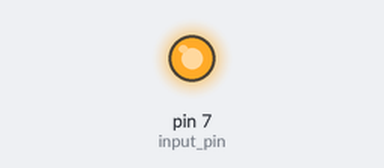
Recording of a sketch running on a simulated Arduino Uno, built with avr-gcc and run on an emulated ATmega328P. Parts: output pins drawn as LEDs (lit = HIGH).

Above: at 0.2 s.
At 20.2 s:
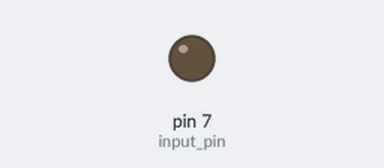
Timing chart, 0 to 22.1 s (numbered marks = the images above):
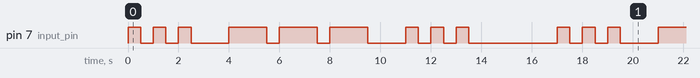

Measured:
- by itself, pin 7 (input_pin): repeats every 17.0 s: 2 × (LOW 0.50 s, HIGH 0.50 s), LOW 1.5 s, 2 × (HIGH 1.5 s, LOW 0.50 s), HIGH 1.5 s, LOW 1.5 s, 2 × (HIGH 0.50 s, LOW 0.50 s), HIGH 0.50 s, LOW 3.5 s, HIGH 0.50 s
- by itself, everything shown: repeats every 17.0 s, in 18 steps

The sketch:

Lab1.ino
```cpp
// First arduino Lab for CO subject

//Global Variables
const int time_unit = 500;
int input_pin = 7;

//functions that generate the morse code
void gen_mrs_stp(){
  digitalWrite(input_pin, LOW);
  delay(time_unit);
}

void gen_mrs_dot(){
  digitalWrite(input_pin, HIGH);
  delay(time_unit);
}

void gen_mrs_dash(){
  digitalWrite(input_pin, HIGH);
  delay(3 * time_unit);
}

void gen_mrs_shrt_stp(){
  digitalWrite(input_pin, LOW);
  delay(3 * time_unit);
}

void gen_mrs_long_stp(){
  digitalWrite(input_pin, LOW);
  delay(7 * time_unit);
}

void generate_mrs_S(){
  gen_mrs_dot();
  gen_mrs_stp();
  gen_mrs_dot();
  gen_mrs_stp();
  gen_mrs_dot();
}

void generate_mrs_O(){
  gen_mrs_dash();
  gen_mrs_stp();
  gen_mrs_dash();
  gen_mrs_stp();
  gen_mrs_dash();
}

//arduino setup function
void setup()
{
  pinMode(input_pin, OUTPUT);
}

//arduino main loop
void loop()
{
  generate_mrs_S();
  gen_mrs_shrt_stp();

  generate_mrs_O();
  gen_mrs_shrt_stp();

  generate_mrs_S();

  gen_mrs_long_stp();
}
```
